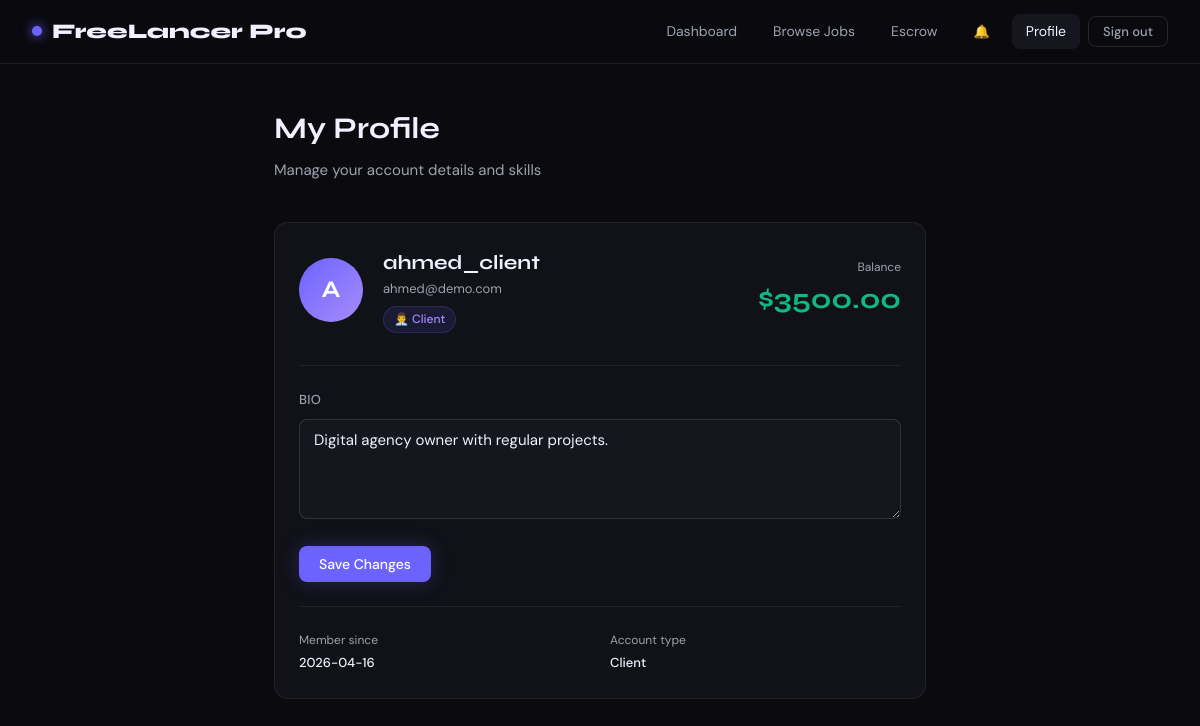
Screenshot of /profile (signed in) with the database file from the repository.
### tables this page shows
CREATE TABLE users (
            id INTEGER PRIMARY KEY AUTOINCREMENT,
            username TEXT UNIQUE NOT NULL,
            email TEXT UNIQUE NOT NULL,
            password TEXT NOT NULL,
            role TEXT NOT NULL CHECK(role IN ('client','freelancer')),
            skills TEXT DEFAULT '',
            bio TEXT DEFAULT '',
            rating REAL DEFAULT 0.0,
            total_reviews INTEGER DEFAULT 0,
            balance REAL DEFAULT 1000.0,
            created_at TIMESTAMP DEFAULT CURRENT_TIMESTAMP
        );

### Backend/app.py (the view)
@app.route('/profile')
@login_required
def profile_page():
    user = current_user()
    extra = {}
    if user['role'] == 'client':
        extra['recent_jobs'] = query_db("""
            SELECT j.*, (SELECT COUNT(*) FROM proposals WHERE job_id=j.id) as proposal_count
            FROM jobs j WHERE j.client_id=? ORDER BY created_at DESC LIMIT 5
        """, [user['id']])
    else:
        extra['recent_proposals'] = query_db("""
            SELECT p.*, j.title as job_title, j.budget as job_budget
            FROM proposals p JOIN jobs j ON p.job_id=j.id
            WHERE p.freelancer_id=? ORDER BY p.created_at DESC LIMIT 5
        """, [user['id']])
    return render_template('profile.html', user=user, **extra)

### Backend/app.py (called while the page is built)
def get_db():
    db = getattr(g, '_database', None)
    if db is None:
        db = g._database = sqlite3.connect(DATABASE)
        db.row_factory = sqlite3.Row
        db.execute("PRAGMA journal_mode=WAL")
        db.execute("PRAGMA foreign_keys=ON")
    return db

def query_db(query, args=(), one=False):
    cur = get_db().execute(query, args)
    rv = cur.fetchall()
    return (rv[0] if rv else None) if one else rv

def current_user():
    uid = session.get('user_id')
    if uid:
        return query_db("SELECT * FROM users WHERE id=?", [uid], one=True)
    return None

def login_required(f):
    @wraps(f)
    def wrapper(*args, **kwargs):
        if not session.get('user_id'):
            if request.is_json or request.path.startswith('/api/'):
                return jsonify({'error': 'Authentication required'}), 401
            return redirect(url_for('login_page'))
        return f(*args, **kwargs)
    return wrapper

### Frontend/templates/profile.html (shortened to what this page needs)
{% extends "base.html" %}
{% block content %}
<div class="page-wrapper" style="max-width:700px">
  <div class="page-header">
    <h1 class="page-title">My Profile</h1>
    <p class="page-subtitle">Manage your account details and skills</p>
  </div>
  <div class="card">
    <div style="display:flex;align-items:center;gap:1.25rem;margin-bottom:2rem">
      <div style="width:64px;height:64px;border-radius:50%;background:linear-gradient(135deg,var(--accent),var(--accent2));display:flex;align-items:center;justify-content:center;font-family:var(--font-display);font-size:1.5rem;font-weight:700;color:#fff;flex-shrink:0">
        {{ user.username[0].upper() }}
      </div>
      <div>
        <div class="font-display" style="font-size:1.25rem;font-weight:700">{{ user.username }}</div>
        <div class="text-sm text-muted">{{ user.email }}</div>
        <div style="margin-top:.375rem">
          <span class="badge badge-{{ 'open' if user.role=='freelancer' else 'closed' }}" style="background:rgba(108,99,255,.12);color:var(--accent2);border-color:rgba(108,99,255,.2)">
            {{ '👨‍💻 Freelancer' if user.role=='freelancer' else '👨‍💼 Client' }}
          </span>
        </div>
      </div>
      <div style="margin-left:auto;text-align:right">
        <div class="text-xs text-muted">Balance</div>
        <div class="font-display" style="font-size:1.75rem;font-weight:700;color:var(--green)">${{ "%.2f"|format(user.balance) }}</div>
      </div>
    </div>
    <hr class="divider">
    <div class="form-group">
      <label class="form-label">Bio</label>
      <textarea id="bio" class="form-textarea" rows="3" placeholder="Tell others about yourself...">{{ user.bio or '' }}</textarea>
    </div>
    <div style="display:flex;gap:.75rem">
      <button class="btn btn-primary" onclick="saveProfile()" id="save-btn">Save Changes</button>
    </div>
    <hr class="divider">
    <div class="grid-2">
      <div>
        <div class="text-xs text-muted">Member since</div>
        <div class="text-sm" style="margin-top:3px;font-weight:500">{{ user.created_at[:10] }}</div>
      </div>
      <div>
        <div class="text-xs text-muted">Account type</div>
        <div class="text-sm" style="margin-top:3px;font-weight:500;text-transform:capitalize">{{ user.role }}</div>
      </div>
    </div>
  </div>
</div>
{% endblock %}

### Frontend/templates/base.html (style rules this page uses)
:root { --bg: #0a0a0f; --bg2: #111118; --bg3: #16161f; --bg4: #1c1c28; --border: rgba(255,255,255,0.07); --border2: rgba(255,255,255,0.12); --accent: #6c63ff; --accent2: #a78bfa; --accent-glow: rgba(108,99,255,0.25); --gold: #f59e0b; --gold-light: #fcd34d; --green: #10b981; --green-bg: rgba(16,185,129,0.1); --red: #ef4444; --red-bg: rgba(239,68,68,0.1); --yellow: #f59e0b; --yellow-bg: rgba(245,158,11,0.1); --text: #f1f0ff; --text2: #9ca3af; --text3: #6b7280; --radius: 14px; --radius-sm: 8px; --shadow: 0 8px 32px rgba(0,0,0,0.4); --font-display: 'Syne', sans-serif; --font-body: 'DM Sans', sans-serif; }
*, *::before, *::after { box-sizing: border-box; margin: 0; padding: 0; }
html { scroll-behavior: smooth; }
body { font-family: var(--font-body); background: var(--bg); color: var(--text); min-height: 100vh; font-size: 15px; line-height: 1.6; }
.btn { display: inline-flex; align-items: center; justify-content: center; gap: 7px; padding: 9px 20px; border-radius: var(--radius-sm); border: none; cursor: pointer; font-family: var(--font-body); font-size: 0.875rem; font-weight: 500; transition: all 0.2s; text-decoration: none; white-space: nowrap; }
.btn-primary { background: var(--accent); color: #fff; box-shadow: 0 0 20px var(--accent-glow); }
.page-wrapper { max-width: 1200px; margin: 0 auto; padding: 2.5rem 1.5rem; }
.page-header { margin-bottom: 2.5rem; }
.page-title { font-family: var(--font-display); font-size: 1.875rem; font-weight: 700; color: var(--text); }
.page-subtitle { color: var(--text2); margin-top: 0.375rem; font-size: 0.9375rem; }
.card { background: var(--bg2); border: 1px solid var(--border); border-radius: var(--radius); padding: 1.5rem; transition: border-color 0.2s, transform 0.2s; }
.form-group { margin-bottom: 1.25rem; }
.form-label { display: block; font-size: 0.8125rem; font-weight: 500; color: var(--text2); margin-bottom: 0.5rem; letter-spacing: 0.02em; text-transform: uppercase; }
.form-input, .form-select, .form-textarea { width: 100%; background: var(--bg3); border: 1px solid var(--border2); border-radius: var(--radius-sm); color: var(--text); font-family: var(--font-body); font-size: 0.9375rem; padding: 10px 14px; transition: border-color 0.2s, box-shadow 0.2s; outline: none; }
.form-input::placeholder, .form-textarea::placeholder { color: var(--text3); }
.form-textarea { resize: vertical; min-height: 100px; }
.badge { display: inline-flex; align-items: center; gap: 5px; padding: 3px 10px; border-radius: 20px; font-size: 0.75rem; font-weight: 500; }
.badge-closed { background: var(--bg4); color: var(--text3); border: 1px solid var(--border); }
.grid-2 { display: grid; grid-template-columns: 1fr 1fr; gap: 1.25rem; }
.divider { border: none; border-top: 1px solid var(--border); margin: 1.5rem 0; }
.text-sm { font-size: 0.8125rem; }
.text-xs { font-size: 0.75rem; }
.text-muted { color: var(--text2); }
.font-display { font-family: var(--font-display); }

### rows the page displays
users: username "A", username "ahmed_client", email "ahmed@demo.com", role "👨‍💼 Client", balance "3500.00", bio "Digital agency owner with regular projects.", created_at "2026-04-16", role "Client"
